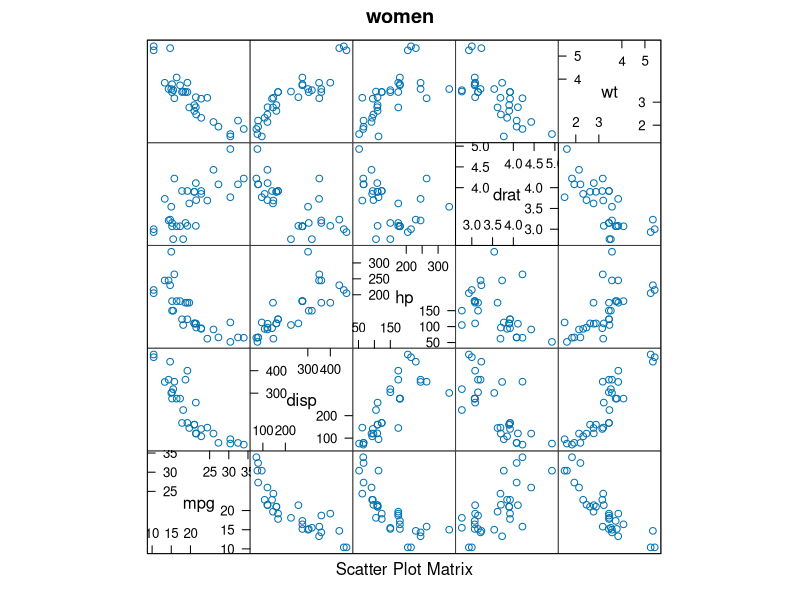
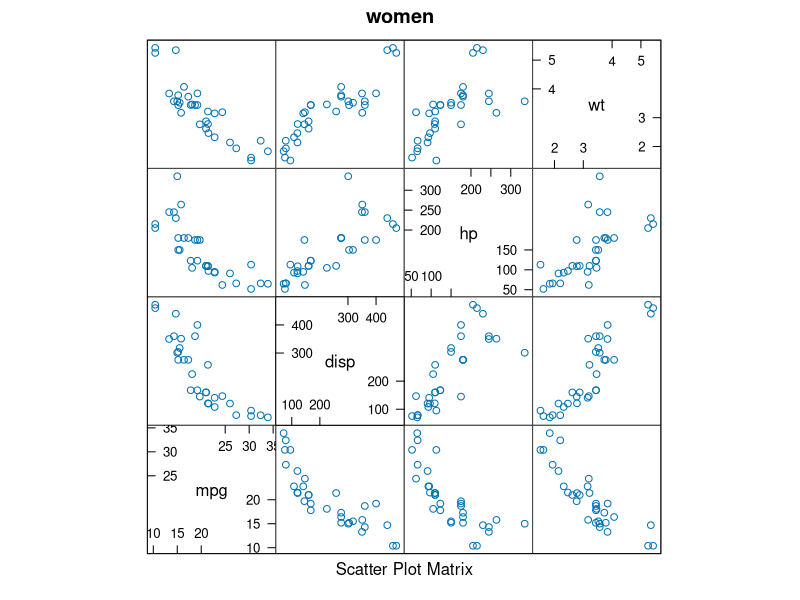

R code for these plots, in order: (Note: this script raises an error after producing the figures.)
#Problem 7
#Scatter plots 


library(lattice)
splom(mtcars[c(1,3,4,5,6)], main="women")
splom(mtcars[c(1,3,4,6)], main="women")
splom(mtcars[c(1,3,4,6)], col=rainbow(),main="MTCARS Data")

splom(rock[c(1,2,3,4)], main="ROCK Data")





